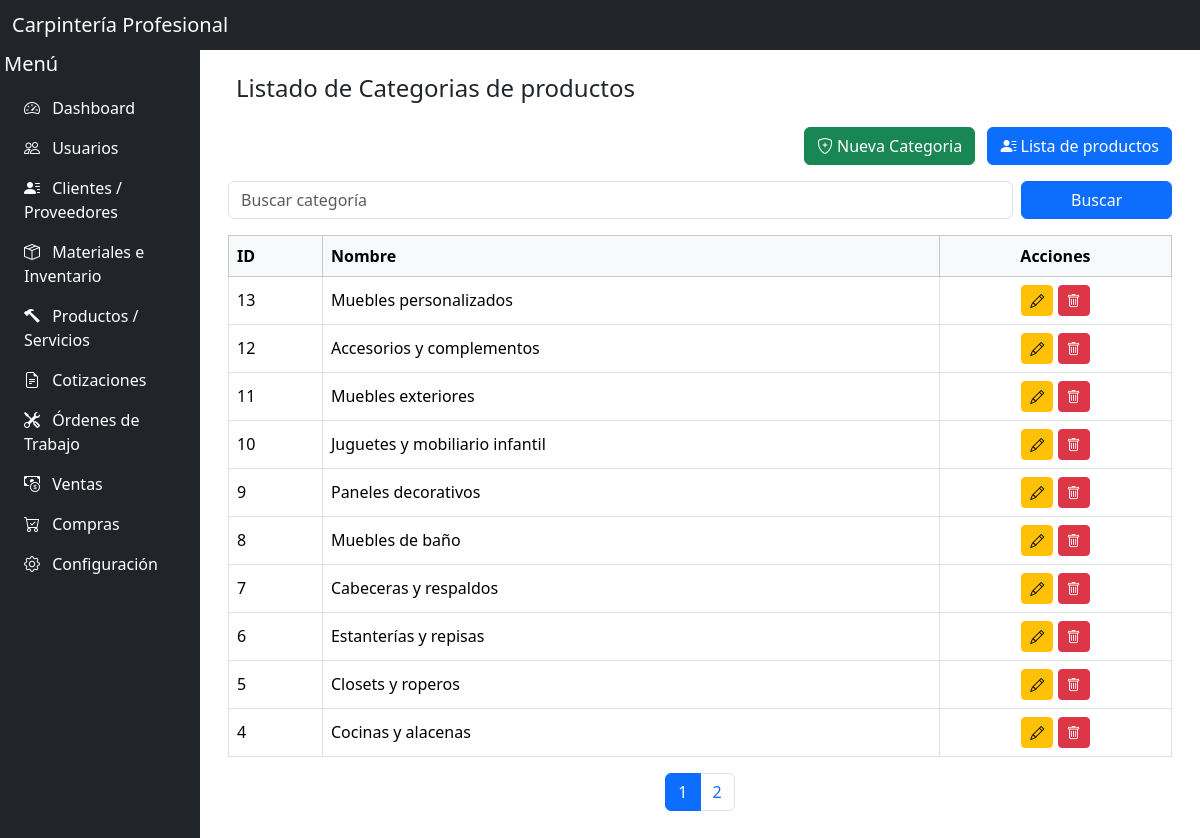
The app's page /dashboard/categoria_producto.php with its own data.
### tables this page shows
CREATE TABLE `categorias_producto` (
  `id` int(11) NOT NULL,
  `nombre` varchar(100) NOT NULL,
  `descripcion` text DEFAULT NULL,
  `fecha_creacion` timestamp NOT NULL DEFAULT current_timestamp()
);

### dashboard/categoria_producto.php (the view, shortened to what this page needs)
<?php
require_once("../includes/conexion.php");
$buscar = trim($_GET['buscar'] ?? '');
$pagina = isset($_GET['pagina']) && is_numeric($_GET['pagina']) ? (int) $_GET['pagina'] : 1;
$por_pagina = 10;
$offset = ($pagina - 1) * $por_pagina;
$where = '';
$params = [];
$sql_total = "SELECT COUNT(*) FROM categorias_producto $where";
$stmt_total = $pdo->prepare($sql_total);
$stmt_total->execute($params);
$total = $stmt_total->fetchColumn();
$total_paginas = ceil($total / $por_pagina);
$sql = "SELECT * FROM categorias_producto $where ORDER BY id DESC LIMIT :offset, :limite";
$stmt = $pdo->prepare($sql);
$stmt->bindValue(':offset', $offset, PDO::PARAM_INT);
$stmt->bindValue(':limite', $por_pagina, PDO::PARAM_INT);
$stmt->execute();
$categorias = $stmt->fetchAll(PDO::FETCH_ASSOC);
?>
<?php
include '../includes/header.php';
include '../includes/nav.php';
include '../includes/sidebar.php';
?>
<main class="flex-grow-1 overflow-auto p-3" id="mainContent">
    <div class="container-fluid">
    <div class="d-flex justify-content-between align-items-center  p-2 mb-3">
        <h4 class="mb-0">Listado de Categorias de productos</h4>
    </div>
    <div class="text-end mb-3">
        <a href="registrar_categorias_producto.php" class="btn btn-success me-2">
            <i class="bi bi-shield-plus"></i> Nueva Categoria
        </a>
        <a href="productos.php" class="btn btn-primary">
            <i class="bi bi-person-lines-fill"></i> Lista de productos
        </a>
    </div>
    <form method="GET" class="row g-2 mb-3">
        <div class="col-md-10 col-8">
            <input type="text" name="buscar" class="form-control" placeholder="Buscar categoría"
                   value="<?= htmlspecialchars($buscar) ?>">
        </div>
        <div class="col-md-2 col-4">
            <button type="submit" class="btn btn-primary w-100">Buscar</button>
        </div>
    </form>
    <div class="table-responsive">
        <table class="table table-bordered table-hover align-middle">
            <thead class="table-light">
                <tr>
                    <th>ID</th>
                    <th>Nombre</th>
                    <th class="text-center">Acciones</th>
                </tr>
            </thead>
            <tbody>
                <?php if (count($categorias) > 0): ?>
                    <?php foreach ($categorias as $cat): ?>
                        <tr>
                            <td><?= $cat['id'] ?></td>
                            <td><?= htmlspecialchars($cat['nombre']) ?></td>
                            <td class="text-center">
                                <a href="editar_categoria_producto.php?id=<?= $cat['id'] ?>" class="btn btn-sm btn-warning">
                                    <i class="bi bi-pencil"></i>
                                </a>
                                <a href="eliminar_categoria_producto.php?id=<?= $cat['id'] ?>" class="btn btn-sm btn-danger"
                                   onclick="return confirm('¿Está seguro de eliminar esta categoría?');">
                                    <i class="bi bi-trash"></i>
                                </a>
                            </td>
                        </tr>
                    <?php endforeach; ?>
                <?php else: ?>
                    <tr>
                        <td colspan="3" class="text-center">No se encontraron categorías.</td>
                    </tr>
                <?php endif; ?>
            </tbody>
        </table>
    </div>
    <?php if ($total_paginas > 1): ?>
        <nav>
            <ul class="pagination justify-content-center">
                <?php for ($i = 1; $i <= $total_paginas; $i++): ?>
                    <li class="page-item <?= ($i == $pagina) ? 'active' : '' ?>">
                        <a class="page-link" href="?buscar=<?= urlencode($buscar) ?>&pagina=<?= $i ?>">
                            <?= $i ?>
                        </a>
                    </li>
                <?php endfor; ?>
            </ul>
        </nav>
    <?php endif; ?>
</div>
</main>
<?php include_once("../includes/footer.php"); ?>

### includes/header.php (style rules this page uses)
body { overflow: hidden; }
@media (min-width: 768px) { main { margin-left: 200px; " } }

### records on screen
categorias_producto: id "13", nombre "Muebles personalizados"
categorias_producto: id "12", nombre "Accesorios y complementos"
categorias_producto: id "11", nombre "Muebles exteriores"
categorias_producto: id "10", nombre "Juguetes y mobiliario infantil"
categorias_producto: id "9", nombre "Paneles decorativos"
categorias_producto: id "8", nombre "Muebles de baño"
categorias_producto: id "7", nombre "Cabeceras y respaldos"
categorias_producto: id "6", nombre "Estanterías y repisas"
categorias_producto: id "5", nombre "Closets y roperos"
categorias_producto: id "4", nombre "Cocinas y alacenas"
